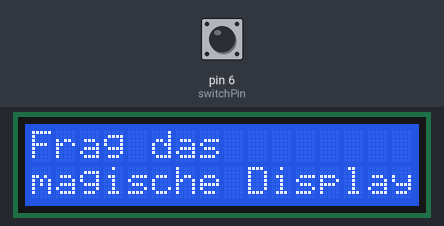
A sketch run on a simulated Arduino Uno, built with avr-gcc and run on an emulated ATmega328P. Parts: 16×2 character LCD. The test bench sets the inputs (shaded band); at power-on: pin 6 (switchPin) LOW. Random numbers use the default seed unless the sketch sets one.

Above: at 1.2 s.
1.3 s: pin 6 (switchPin) pulled HIGH for 0.15 s
At 1.7 s:
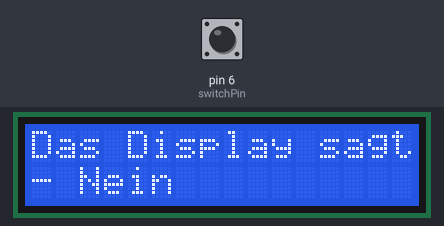
4.4 s: pin 6 (switchPin) pulled HIGH for 3.2 s
At 8.2 s:
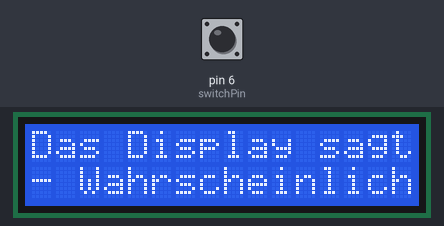
Timing chart, 0 to 9.7 s (numbered marks = the images above; inputs shaded):
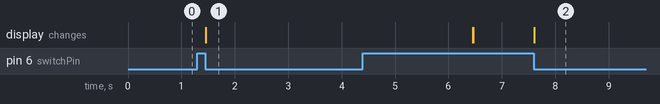

Measured:
- after the input at 1.3 s, the display: changes after 0.16 s (image 1)

The sketch:

TheMagicDisplay.ino
```cpp
// include the library for the liquid crystal
#include <LiquidCrystal.h>

// initialize the library with the numbers of the interface pins
LiquidCrystal lcd(12, 11, 5, 4, 3, 2);
// LiquidCrystal(rs, enable, d4, d5, d6, d7)
// rs: the number of the Arduino pin that is connected to the RS pin on the LCD
// enable: the number of the Arduino pin that is connected to the enable pin on the LCD
// d4, d5, d6, d7: the numbers of the Arduino pins that are connected to the corresponding data pins on the LCD.
// the LCD will be controlled using only the four data lines (d4, d5, d6, d7).

// set up a constant for the tilt switchPin
const int switchPin = 6;

// variable to hold the value of the switchPin
int switchState = 0;

// variable to hold previous value of the switchpin
int prevSwitchState = 0;

// a variable to choose which reply from the crystal ball
int reply;

void setup() {
  // set up the number of columns and rows on the LCD
  lcd.begin(16, 2); // 16,2 = max
  // lcd.begin(cols, rows)
  // cols: the number of columns that the display has
  // rows: the number of rows that the display has

  // set up the switch pin as an input
  pinMode(switchPin, INPUT);
}

void loop() {

  // Print a message to the LCD.
  // set the cursor to column 0, line 1
  lcd.setCursor(0, 0);
  // print to the first line
  lcd.print("Frag das");
  // set the cursor to column 0, line 1
  lcd.setCursor(0, 1);
  // print to the second line
  lcd.print("magische Display");

  // check the status of the switch
  switchState = digitalRead(switchPin);

  // compare the switchState to its previous state
  if (switchState != prevSwitchState) {
    // if the state has changed from HIGH to LOW
    // you know that the ball has been tilted from
    // one direction to the other
    if (switchState == LOW) {
      // randomly chose a reply
      reply = random(8);
      // clean up the screen before printing a new reply
      lcd.clear();
      // set the cursor to column 0, line 0
      lcd.setCursor(0, 0);
      // print some text
      lcd.print("Das Display sagt");
      // move the cursor to the second line
      lcd.setCursor(0, 1);
      // print prefix
      lcd.print("- ");

      // choose a saying to print baed on the value in reply
      switch (reply) {
        case 0:
          lcd.print("Ja");
          break;

        case 1:
          lcd.print("Wahrscheinlich");
          break;

        case 2:
          lcd.print("Sicher");
          break;

        case 3:
          lcd.print("Sieht gut aus");
          break;

        case 4:
          lcd.print("Unsicher");
          break;

        case 5:
          lcd.print("Frag nochmal");
          break;

        case 6:
          lcd.print("Zweifelhaft");
          break;

        case 7:
          lcd.print("Nein");
          break;
      }
      delay(5000);
      // clean up the screen
      lcd.clear();
    }
  }
  // save the current switch state as the last state
  prevSwitchState = switchState;

}
```
